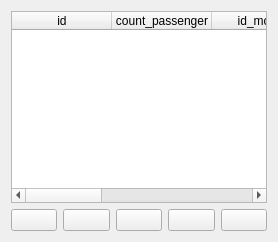
                <widget class="QWidget" name="page_data_base_plane">
                 <layout class="QGridLayout" name="gridLayout_56">
                  <item row="0" column="0">
                   <widget class="QTableWidget" name="table_plane">
                    <column>
                     <property name="text">
                      <string>id</string>
                     </property>
                    </column>
                    <column>
                     <property name="text">
                      <string>count_passenger</string>
                     </property>
                    </column>
                    <column>
                     <property name="text">
                      <string>id_model</string>
                     </property>
                    </column>
                    <column>
                     <property name="text">
                      <string>id_registration_number</string>
                     </property>
                    </column>
                    <column>
                     <property name="text">
                      <string>id_status_plane</string>
                     </property>
                    </column>
                    <column>
                     <property name="text">
                      <string>id_manufacturer</string>
                     </property>
                    </column>
                   </widget>
                  </item>
                  <item row="1" column="0">
                   <layout class="QHBoxLayout" name="horizontalLayout_21">
                    <item>
                     <widget class="QPushButton" name="btn_back_plane">
                      <property name="text">
                       <string/>
                      </property>
                      <property name="icon">
                       <iconset resource="../resources/res.qrc">
                        <normaloff>:/icon/icons/arrow-small-left.png</normaloff>:/icon/icons/arrow-small-left.png</iconset>
                      </property>
                      <property name="iconSize">
                       <size>
                        <width>30</width>
                        <height>50</height>
                       </size>
                      </property>
                      <property name="checkable">
                       <bool>true</bool>
                      </property>
                     </widget>
                    </item>
                    <item>
                     <widget class="QPushButton" name="btn_search_plane">
                      <property name="text">
                       <string/>
                      </property>
                      <property name="icon">
                       <iconset resource="../resources/res.qrc">
                        <normaloff>:/icon/icons/search.png</normaloff>:/icon/icons/search.png</iconset>
                      </property>
                      <property name="iconSize">
                       <size>
                        <width>30</width>
                        <height>50</height>
                       </size>
                      </property>
                     </widget>
                    </item>
                    <item>
                     <widget class="QPushButton" name="btn_edit_plane">
                      <property name="text">
                       <string/>
                      </property>
                      <property name="icon">
                       <iconset resource="../resources/res.qrc">
                        <normaloff>:/icon/icons/pencil.png</normaloff>:/icon/icons/pencil.png</iconset>
                      </property>
                      <property name="iconSize">
                       <size>
                        <width>30</width>
                        <height>50</height>
                       </size>
                      </property>
                     </widget>
                    </item>
                    <item>
                     <widget class="QPushButton" name="btn_insert_plane">
                      <property name="text">
                       <string/>
                      </property>
                      <property name="icon">
                       <iconset resource="../resources/res.qrc">
                        <normaloff>:/icon/icons/icons8-plus-24 (2).png</normaloff>:/icon/icons/icons8-plus-24 (2).png</iconset>
                      </property>
                      <property name="iconSize">
                       <size>
                        <width>50</width>
                        <height>50</height>
                       </size>
                      </property>
                     </widget>
                    </item>
                    <item>
                     <widget class="QPushButton" name="btn_delete_plane">
                      <property name="text">
                       <string/>
                      </property>
                      <property name="icon">
                       <iconset resource="../resources/res.qrc">
                        <normaloff>:/icon/icons/icons8-trash-50 (1).png</normaloff>:/icon/icons/icons8-trash-50 (1).png</iconset>
                      </property>
                      <property name="iconSize">
                       <size>
                        <width>30</width>
                        <height>50</height>
                       </size>
                      </property>
                     </widget>
                    </item>
                   </layout>
                  </item>
                 </layout>
                </widget>
